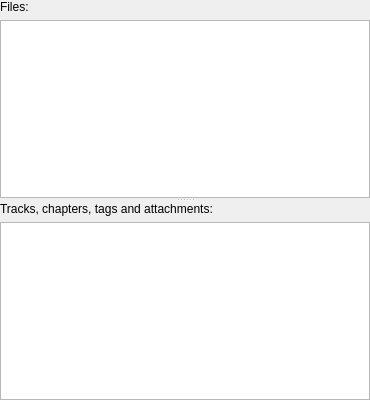
          <widget class="QSplitter" name="filesTracksSplitter">
           <property name="orientation">
            <enum>Qt::Vertical</enum>
           </property>
           <property name="childrenCollapsible">
            <bool>false</bool>
           </property>
           <widget class="QWidget" name="layoutWidget1">
            <layout class="QVBoxLayout" name="verticalLayout_5">
             <item>
              <widget class="QLabel" name="filesLabel">
               <property name="text">
                <string>Files:</string>
               </property>
               <property name="buddy">
                <cstring>files</cstring>
               </property>
              </widget>
             </item>
             <item>
              <widget class="QTreeView" name="files">
               <property name="minimumSize">
                <size>
                 <width>370</width>
                 <height>0</height>
                </size>
               </property>
               <property name="contextMenuPolicy">
                <enum>Qt::CustomContextMenu</enum>
               </property>
               <property name="alternatingRowColors">
                <bool>false</bool>
               </property>
               <property name="selectionMode">
                <enum>QAbstractItemView::ExtendedSelection</enum>
               </property>
              </widget>
             </item>
            </layout>
           </widget>
           <widget class="QWidget" name="layoutWidget2">
            <layout class="QVBoxLayout" name="verticalLayout">
             <item>
              <widget class="QLabel" name="tracksLabel">
               <property name="text">
                <string>Tracks, chapters, tags and attachments:</string>
               </property>
               <property name="buddy">
                <cstring>tracks</cstring>
               </property>
              </widget>
             </item>
             <item>
              <widget class="QTreeView" name="tracks">
               <property name="contextMenuPolicy">
                <enum>Qt::CustomContextMenu</enum>
               </property>
               <property name="selectionMode">
                <enum>QAbstractItemView::ExtendedSelection</enum>
               </property>
              </widget>
             </item>
            </layout>
           </widget>
          </widget>
